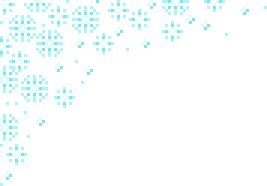
#> input picture core/assets/minecraft/textures/misc/powder_snow_outline_ul.png, 89 x 62 px (shown 3 times larger)
$ python powder_snow_outline.py
#> lines starting #> are read from the running program, lines starting #| are printed output that depends on the picture
### bin/clip/__init__.py
import json
import math
import os
import shutil

from PIL import Image

colors = (
    'black', 'brown', 'gray', 'light_blue', 'lime', 'orange', 'purple', 'white', 'blue', 'cyan', 'green', 'light_gray',
    'magenta', 'pink', 'red', 'yellow')


class Square:
    next_direction = 1

    # [17 lines left out: functions __init__, alpha_adjust, not called in this run]


def directory(name, *args, **kwargs) -> str:
    """
    Returns the directory with the specified name, as an absolute path.
    :param name: The name of the directory. One of "textures" or "models".
    :args: Elements that will be appended to the named directory.
    :return: The full path of the named directory.
    """
#> called with name = 'textures'
    top = os.path.dirname(os.path.dirname(os.path.dirname(os.path.realpath(__file__))))
    dirs = {
        'bin': 'bin',
        'config': 'bin',
        'top': '',
        'textures': 'core/assets/minecraft/textures',
        'blockstates': 'core/assets/minecraft/blockstates',
        'items': 'core/assets/minecraft/items',
        'models': "core/assets/minecraft/models",
        'minecraft': "core/assets/minecraft",
        'site': 'site',
        'core': 'core',
    }
    is_defaults = name == 'defaults' or 'is_defaults' in kwargs and kwargs['is_defaults']
    if is_defaults and name == 'defaults':
        name = args[0]
        args = args[1:]
    path = dirs[name]
    if is_defaults:
        path = path.replace('core/', 'default_resourcepack/')
    path = os.path.join(top, path)
    for arg in args:
        for part in arg.split('/'):
            path = os.path.join(path, part)
    return path


# [5 lines left out: function clear_out_tree, not called in this run]


def pretty(value):
    return "{:,}".format(value)


# [9 lines left out: function hex_to_rgba, not called in this run]


def num_digits(value):
    return int(math.ceil(math.log(value, 10)))


def iround(f):
    return int(round(f))


# [4 lines left out: function adjust, not called in this run]


def darker(c, steps=1):
    return adjust(c, steps, 0.85)


def lighter(c, steps=1):
    return adjust(c, steps, 1.15)


# [33 lines left out: functions dump, alpha_composite, has_transparency, not called in this run]

### bin/powder_snow_outline.py
#!/usr/bin/env python3

# This program generates powder snow outline. It reads in the upper-left quadrant, doubles its height (weird,
# but that's how it's done), and flips it to the other quadrants.

__author__ = 'arnold'

import sys

from PIL import Image
from PIL.Image import Transpose

import clip

img_path = clip.directory('textures', 'misc/powder_snow_outline.png')
ul_img_path = clip.directory('textures', 'misc/powder_snow_outline_ul.png')

if len(sys.argv) > 1 and sys.argv[1] == '-r':
    img = Image.open(img_path)
    half_width = int(img.size[0] / 2)
    half_height = int(img.size[1] / 2)
    quarter_height = int(img.size[1] / 4)
    ul_img = Image.new('RGBA', (half_width, quarter_height))
    for y in range(0, half_height, 2):
        row = img.crop((0, y, half_width, y + 1))
        ul_img.paste(row, (0, int(y / 2)))
    ul_img.save(ul_img_path)
else:
    ul_img = Image.open(ul_img_path)
#> ul_img is the input picture: PIL image 89x62 RGBA; mean R, G, B, A 237.5, 252.8, 254.4, 20.7

    # double the height (again, huh?)
    ul_w, ul_h = ul_img.size
#> ul_w = 89; ul_h = 62
    img = Image.new('RGBA', (ul_w * 2, ul_h * 4))
#> img: PIL image 178x248 RGBA; every value is 0
    for y in range(0, ul_h):
        row = ul_img.crop((0, y, ul_w, y + 1))
        img.paste(row, (0, y * 2))
        img.paste(row, (0, y * 2 + 1))
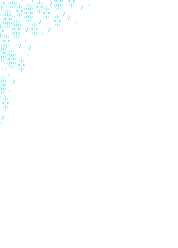
#> img: PIL image 178x248 RGBA; mean R, G, B, A 59.4, 63.2, 63.6, 5.2; transparent parts drawn white

    img.paste(img.crop((0, 0, ul_w, ul_h * 2)).transpose(Transpose.FLIP_LEFT_RIGHT), (ul_w, 0))
    img.paste(img.crop((0, 0, ul_w * 2, ul_h * 2)).transpose(Transpose.FLIP_TOP_BOTTOM), (0, ul_h * 2))
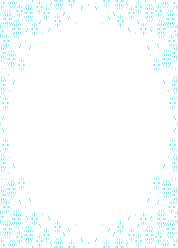
#> img: PIL image 178x248 RGBA; mean R, G, B, A 237.5, 252.8, 254.4, 20.7; transparent parts drawn white
    img.save(img_path)
